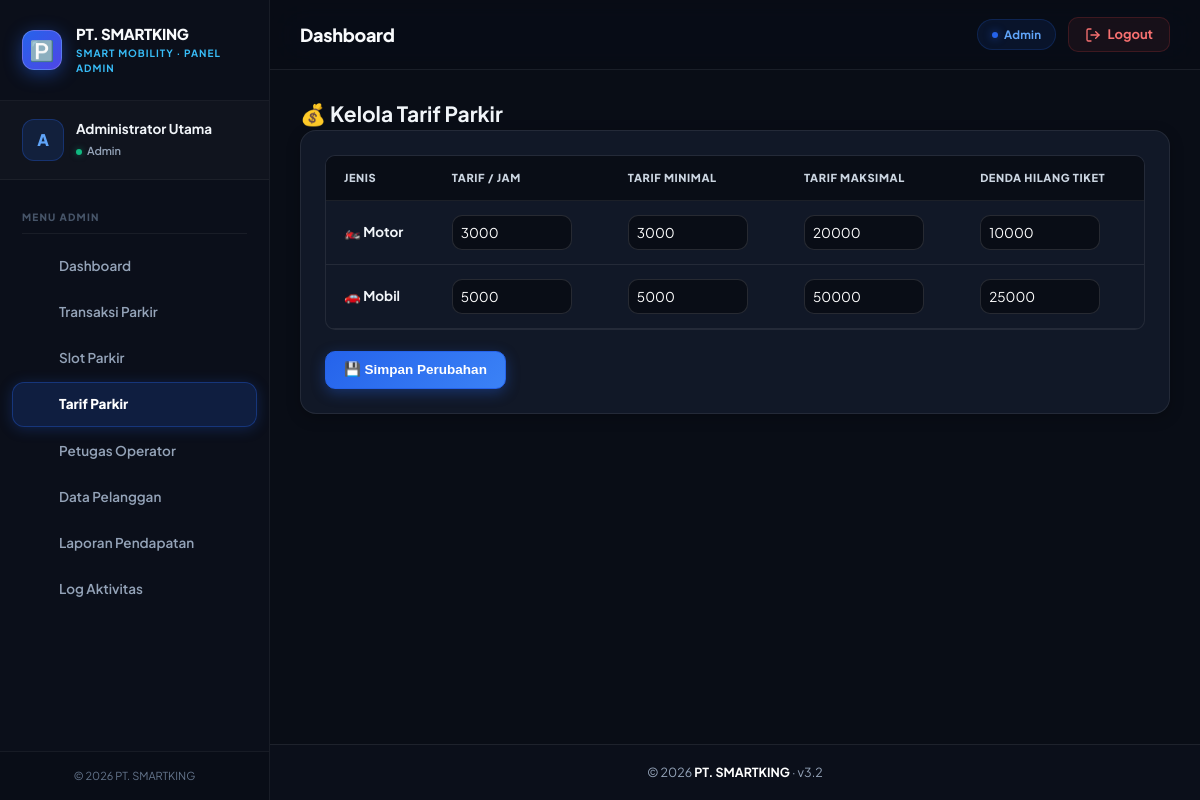
The app's page /tarif.php (signed in) with its own data.
### tables this page shows
CREATE TABLE `tarif_parkir` (
  `id_tarif` int(11) NOT NULL AUTO_INCREMENT,
  `jenis_kendaraan` enum('motor','mobil') NOT NULL,
  `tarif_per_jam` decimal(10,2) NOT NULL,
  `tarif_minimal` decimal(10,2) NOT NULL,
  `tarif_maksimal` decimal(10,2) DEFAULT 50000.00,
  `denda_hilang_tiket` decimal(10,2) DEFAULT 20000.00,
  `updated_at` datetime DEFAULT current_timestamp() ON UPDATE current_timestamp(),
  PRIMARY KEY (`id_tarif`),
  UNIQUE KEY `jenis_kendaraan` (`jenis_kendaraan`)
);

### tarif.php (the view, shortened to what this page needs)
<?php
include 'includes/header.php';
?>
<h2>💰 Kelola Tarif Parkir</h2>
<div class="card">
  <form method="post">
    <div class="table-wrapper">
      <table>
        <thead>
          <tr><th>Jenis</th><th>Tarif / Jam</th><th>Tarif Minimal</th><th>Tarif Maksimal</th><th>Denda Hilang Tiket</th></tr>
        </thead>
        <tbody>
          <?php $q = $koneksi->query("SELECT * FROM tarif_parkir"); while ($r = $q->fetch_assoc()): ?>
          <tr>
            <td><b><?= $r['jenis_kendaraan']==='motor'?'🏍️':'🚗' ?> <?= ucfirst($r['jenis_kendaraan']) ?></b></td>
            <td><input type="number" name="tarif[<?= $r['id_tarif'] ?>][per_jam]" value="<?= (int)$r['tarif_per_jam'] ?>" step="500" min="0" style="width:120px;padding:8px;"></td>
            <td><input type="number" name="tarif[<?= $r['id_tarif'] ?>][minimal]" value="<?= (int)$r['tarif_minimal'] ?>" step="500" min="0" style="width:120px;padding:8px;"></td>
            <td><input type="number" name="tarif[<?= $r['id_tarif'] ?>][maksimal]" value="<?= (int)$r['tarif_maksimal'] ?>" step="1000" min="0" style="width:120px;padding:8px;"></td>
            <td><input type="number" name="tarif[<?= $r['id_tarif'] ?>][denda]" value="<?= (int)$r['denda_hilang_tiket'] ?>" step="1000" min="0" style="width:120px;padding:8px;"></td>
          </tr>
          <?php endwhile; ?>
        </tbody>
      </table>
    </div>
    <br>
    <button class="btn btn-primary" type="submit">💾 Simpan Perubahan</button>
  </form>
</div>
<?php include 'includes/footer.php'; ?>

### assets/style.css (style rules this page uses)
:root { --primary: #2563eb; --primary-hover: #1d4ed8; --primary-active: #1e40af; --primary-light: #eff6ff; --primary-ring: rgba(37, 99, 235, 0.25); --success: #10b981; --success-dark: #059669; --success-light: #ecfdf5; --warning: #f59e0b; --warning-dark: #d97706; --warning-light: #fffbeb; --danger: #ef4444; --danger-dark: #dc2626; --danger-light: #fef2f2; --info: #06b6d4; --info-dark: #0891b2; --info-light: #ecfeff; --bg-dark: #090d16; --card-dark: #111827; --card-dark-border: rgba(255, 255, 255, 0.08); --card-dark-hover: #162032; --text-dark-primary: #ffffff; --text-dark-secondary: #cbd5e1; --text-dark-muted: #94a3b8; --bg-light: #f8fafc; --card-light: #ffffff; --border-light: #e2e8f0; --text-light-primary: #0f172a; --text-light-secondary: #475569; --text-light-muted: #94a3b8; --sidebar-w: 260px; --radius-sm: 6px; --radius: 10px; --radius-lg: 16px; --radius-pill: 9999px; --shadow-sm: 0 1px 3px rgba(0,0,0,0.1); --shadow: 0 4px 12px rgba(0,0,0,0.15); --shadow-lg: 0 10px 25px rgba(0,0,0,0.25); --shadow-glow: 0 0 20px rgba(37, 99, 235, 0.35); }
*, *::before, *::after { box-sizing: border-box; margin: 0; padding: 0; }
html { font-size: 14px; scroll-behavior: smooth; }
body { font-family: 'Plus Jakarta Sans', 'Inter', -apple-system, sans-serif; background-color: var(--bg-dark); color: var(--text-dark-primary); line-height: 1.5; -webkit-font-smoothing: antialiased; }
.btn { display: inline-flex; align-items: center; justify-content: center; gap: 8px; padding: 10px 18px; font-size: 13.5px; font-weight: 700; border-radius: var(--radius); border: 1px solid transparent; cursor: pointer; transition: all 0.2s cubic-bezier(0.4, 0, 0.2, 1); text-decoration: none; line-height: 1.2; }
.btn-primary { background: linear-gradient(135deg, #2563eb, #3b82f6); color: #ffffff; border-color: #2563eb; box-shadow: 0 4px 14px rgba(37, 99, 235, 0.35); }
.card { background: var(--card-dark); border: 1px solid var(--card-dark-border); border-radius: var(--radius-lg); padding: 24px; margin-bottom: 22px; box-shadow: 0 4px 14px rgba(0, 0, 0, 0.25); transition: all 0.25s ease; position: relative; }
.table-wrapper { overflow-x: auto; border-radius: var(--radius); border: 1px solid var(--card-dark-border); background: var(--card-dark); }
table { width: 100%; border-collapse: collapse; font-size: 13.5px; color: #e2e8f0; }
th { background: #090d16; padding: 14px 18px; text-align: left; font-size: 11px; font-weight: 800; color: #cbd5e1; text-transform: uppercase; letter-spacing: 0.6px; border-bottom: 1px solid var(--card-dark-border); }
td { padding: 14px 18px; border-bottom: 1px solid var(--card-dark-border); vertical-align: middle; color: #f1f5f9; }
input[type="text"], input[type="number"], input[type="password"], input[type="email"], input[type="date"], select, textarea, .form-control { width: 100%; padding: 11px 14px; background: #090d16; border: 1.5px solid rgba(255, 255, 255, 0.12); border-radius: var(--radius); color: #ffffff; font-size: 13.5px; font-family: inherit; outline: none; transition: all 0.2s; }

### includes/header.php (style rules this page uses)
*, *::before, *::after { box-sizing: border-box; margin: 0; padding: 0; }
body { font-family: 'Plus Jakarta Sans', 'Inter', -apple-system, sans-serif; background: #090d16; color: #f1f5f9; display: flex; min-height: 100vh; overflow-x: hidden; }

### records on screen
tarif_parkir: jenis_kendaraan "Motor", tarif_per_jam "3000", tarif_minimal "3000", tarif_maksimal "20000", denda_hilang_tiket "10000"
tarif_parkir: jenis_kendaraan "Mobil", tarif_per_jam "5000", tarif_minimal "5000", tarif_maksimal "50000", denda_hilang_tiket "25000"

### other values on screen
$perusahaan['nama_perusahaan'] "PT. SMARTKING"
$role_label "ADMIN"
$user_initial "A"
$_SESSION['nama_lengkap'] "Administrator Utama"
$role_label "Admin"
$m['label'] "Dashboard"
$m['label'] "Transaksi Parkir"
$m['label'] "Slot Parkir"
$m['label'] "Tarif Parkir"
$m['label'] "Petugas Operator"
$m['label'] "Data Pelanggan"
$m['label'] "Laporan Pendapatan"
$m['label'] "Log Aktivitas"
$page_title "Dashboard"
APP_VERSION "3.2"
